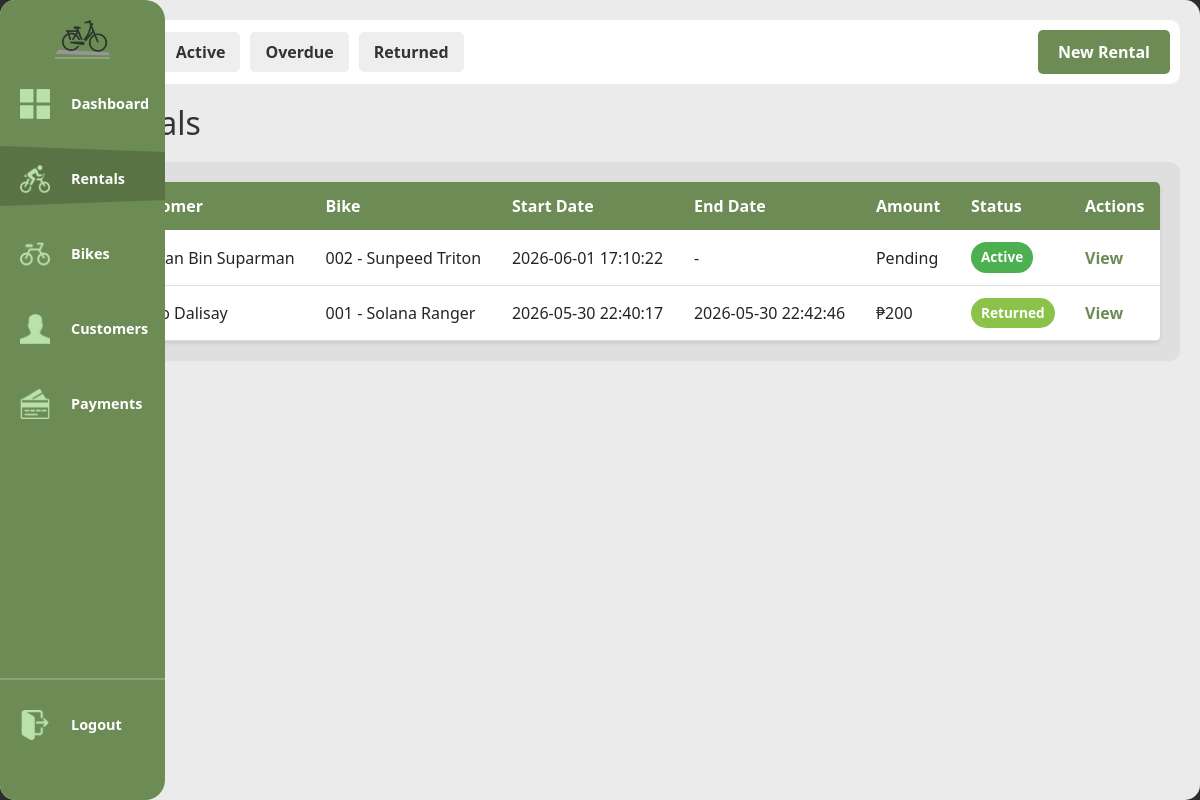
/rentals (signed in), run on the app's committed database.
### tables this page shows
CREATE TABLE rents (
            rental_id INTEGER PRIMARY KEY AUTOINCREMENT,
            customer_id INTEGER NOT NULL,
            bike_id INTEGER NOT NULL,
            staff_id INTEGER REFERENCES staff(staff_id) ON UPDATE CASCADE ON DELETE SET NULL,
            rental_start DATETIME NOT NULL DEFAULT(datetime('now','localtime')),
            FOREIGN KEY(customer_id) REFERENCES customer(customer_id) ON DELETE CASCADE,
            FOREIGN KEY(bike_id) REFERENCES bike(bike_id) ON DELETE CASCADE
        );

CREATE TABLE bike (
            bike_id INTEGER PRIMARY KEY AUTOINCREMENT,
            bike_code TEXT NOT NULL UNIQUE,
            brand TEXT NOT NULL, model TEXT NOT NULL,
            color TEXT NOT NULL,
            bike_rate DECIMAL(8,2) NOT NULL DEFAULT 0,
            type TEXT NOT NULL DEFAULT 'standard',
            status TEXT NOT NULL DEFAULT 'available' CHECK(status IN('available','rented','retired')),
            date_added DATE NOT NULL DEFAULT(date('now','localtime'))
        );

### handlers/rentals_routes.py (the view)
@rentals_bp.route('/rentals')
@login_required
def rentals():
    status = request.args.get('status', 'all')
    rentals_list = database.get().get_all_rentals(status)
    customers_list = database.get().get_all_customers()
    bikes = database.get().get_available_bikes()
    return render_template('rentals.html', rentals=rentals_list, filter_status=status, customers=customers_list, bikes=bikes)

### app.py (called while the page is built)
def get_sidebar_state():
    return request.cookies.get('sidebarState') == 'expanded'

@app.context_processor
def inject_sidebar_state():
    return dict(sidebar_expanded=get_sidebar_state())

@app.context_processor
def inject_current_staff():
    staff = current_staff()
    return dict(current_staff=staff, is_admin=staff and staff.get("role") == "admin")

### modules/auth.py (called while the page is built)
def login_required(view):
    @wraps(view)
    def wrapped(*args, **kwargs):
        if not session.get("staff_id"):
            return redirect(url_for("login"))
        return view(*args, **kwargs)
    return wrapped

def current_staff():
    if not session.get("staff_id"):
        return None
    return {
        "staff_id": session.get("staff_id"),
        "username": session.get("username"),
        "first_name": session.get("first_name"),
        "last_name": session.get("last_name"),
        "role": session.get("role"),
    }

### modules/database.py (called while the page is built)
def get():
    if not db: init()
    return db

    def get_all_customers(self, search=""):
        q = f"%{search}%"
        return [dict(r) for r in self.conn.execute("SELECT * FROM customer WHERE first_name LIKE ? OR last_name LIKE ? OR contact_number LIKE ? OR email LIKE ? ORDER BY last_name,first_name", (q,q,q,q)).fetchall()]

    def get_available_bikes(self):
        return [dict(r) for r in self.conn.execute("SELECT * FROM bike WHERE status='available' ORDER BY bike_code").fetchall()]

### templates/rentals.html (shortened to what this page needs)
{% extends "base.html" %}
{% block content %}
<div class="top-bar">
    <div class="filter-controls">
        <a href="{{ url_for('rentals.rentals', status='all') }}" class="filter-btn {% if filter_status == 'all' %}active{% endif %}">All</a>
        <a href="{{ url_for('rentals.rentals', status='active') }}" class="filter-btn {% if filter_status == 'active' %}active{% endif %}">Active</a>
        <a href="{{ url_for('rentals.rentals', status='overdue') }}" class="filter-btn {% if filter_status == 'overdue' %}active{% endif %}">Overdue</a>
        <a href="{{ url_for('rentals.rentals', status='returned') }}" class="filter-btn {% if filter_status == 'returned' %}active{% endif %}">Returned</a>
        <button id="new-rental-btn" class="btn-primary" style="margin-left: auto;">New Rental</button>
    </div>
</div>
<h1>Rentals</h1>
<div class="content-grid">
    <div class="scroll-table-container">
        <table>
            <thead>
                <tr>
                <th>Customer</th>
                <th>Bike</th>
                <th>Start Date</th>
                <th>End Date</th>
                <th>Amount</th>
                <th>Status</th>
                <th>Actions</th>
            </tr>
        </thead>
        <tbody>
            {% for rental in rentals %}
            <tr>
                <td>{{ rental['customer_name'] }}</td>
                <td>{{ rental['bike_code'] }} - {{ rental['brand'] }} {{ rental['model'] }}</td>
                <td>{{ rental['rental_start'] }}</td>
                <td>{{ rental['rental_end'] or '-' }}</td>
                <td>{{ 'Pending' if rental['total_amount'] is none else '₱' ~ rental['total_amount'] }}</td>
                <td><span class="status-badge status-{{ rental['status'] }}">{{ rental['status'].title() }}</span></td>
                <td><a href="{{ url_for('rentals.rental_detail', rid=rental['rental_id']) }}">View</a></td>
            </tr>
            {% endfor %}
        </tbody>
    </table>
    </div>
</div>
{% endblock %}

### static/style.css (style rules this page uses)
:root { --primary-green: #6D8B55; --secondary-green: #566d42; --bg-light: #EBEBEB; --white: #FFFFFF; --sidebar-collapsed: 70px; --sidebar-expanded: 165px; }
body { margin: 0; font-family: 'Segoe UI', Tahoma, Geneva, Verdana, sans-serif; background-color: #2C2C2C; }
.top-bar { background-color: var(--white); opacity: 1; padding: 10px; border-radius: 10px; margin-bottom: 20px; }
.content-grid { display: flex; flex-grow: 1; opacity: 1; background-color: #DFDFDF; border-radius: 10px; }
.scroll-table-container { width: 100%; overflow-y: auto; max-height: calc(100vh - 260px); padding: 20px; box-sizing: border-box; }
.btn-primary, .btn-secondary, button[type="submit"] { padding: 10px 20px; border: none; border-radius: 5px; cursor: pointer; font-weight: bold; text-decoration: none; display: inline-block; transition: all 0.3s ease; }
.btn-primary, button[type="submit"] { background-color: var(--primary-green); color: white; }
table { width: 100%; border-collapse: collapse; background: white; border-radius: 5px; overflow: hidden; box-shadow: 0 2px 4px rgba(0,0,0,0.1); }
table thead { background-color: var(--primary-green); color: white; }
table th, table td { padding: 12px 15px; text-align: left; }
table tbody tr { border-bottom: 1px solid #ddd; }
table a { color: var(--primary-green); text-decoration: none; font-weight: bold; }
.status-badge { display: inline-block; padding: 5px 10px; border-radius: 20px; font-size: 0.85rem; font-weight: bold; }
.status-badge.status-active, .status-badge.status-available { background-color: #4CAF50; color: white; }
.status-badge.status-returned { background-color: #8BC34A; color: white; }
.filter-controls { display: flex; gap: 10px; opacity: 1; align-items: center; flex-wrap: wrap; }
.filter-btn { padding: 8px 15px; background-color: #eee; color: #333; border: none; border-radius: 5px; cursor: pointer; text-decoration: none; font-weight: bold; transition: all 0.3s ease; }
.filter-btn.active, .filter-btn:hover { background-color: var(--primary-green); color: white; }
h1, h2 { color: #333; margin: 10px 0; }
h1 { font-size: 2rem; margin-bottom: 20px; }

### data on the page
rents: customer_name "Batman Bin Suparman", bike_code "002", brand "Sunpeed", model "Triton", rental_start "2026-06-01 17:10:22", rental "-", total_amount "Pending", status "Active"
rents: customer_name "Cardo Dalisay", bike_code "001", brand "Solana", model "Ranger", rental_start "2026-05-30 22:40:17", rental "2026-05-30 22:42:46", total_amount "₱200", status "Returned"
